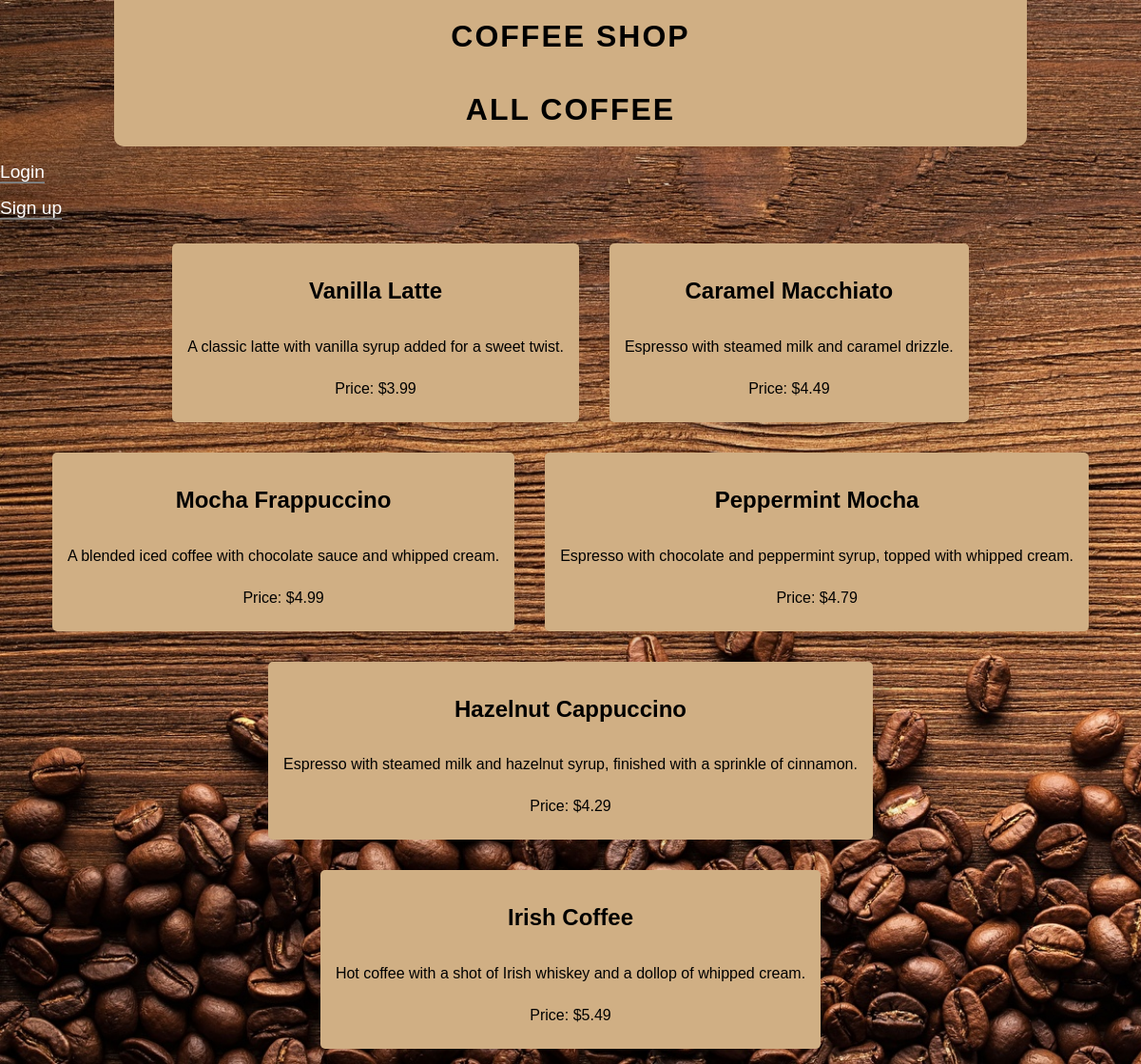
Page /coffees.php on the committed database.
### tables this page shows
CREATE TABLE `coffees` (
  `id` int(11) NOT NULL,
  `name` varchar(255) NOT NULL,
  `description` text DEFAULT NULL,
  `price` decimal(10,2) NOT NULL
);

### coffees.php (the view, shortened to what this page needs)
<?php
require_once 'header.php';
$conn = mysqli_connect(HOST, USER, PASSWD, DB);
$sql = "SELECT * FROM coffees";
$result = mysqli_query($conn, $sql);
$coffees = mysqli_fetch_all($result, MYSQLI_ASSOC);
?>
<?php if (isset($_SESSION['username'])) : ?>
    <h1 class="login-name">Hello <?php echo $_SESSION['username'] ?> !</h1>
    <p><a class="links" href="add_coffee.php">Add Coffee</a></p>
    <p><a class="links" href="logout.php">Logout</a></p>
<?php else : ?>
    <p><a class="links" href="login.php">Login</a></p>
    <p><a class="links" href="register.php">Sign up</a></p>
<?php endif; ?>
<?php if (count($coffees) == 0) : ?>
    <p>No coffees found</p>
<?php else : ?>
    <ul class="coffe-list">
        <?php foreach ($coffees as $coffee) : ?>
            <li>
                <h2><?php echo $coffee['name']; ?></h2>
                <p><?php echo $coffee['description']; ?></p>
                <p>Price: $<?php echo number_format($coffee['price'], 2); ?></p>
            </li>
        <?php endforeach; ?>
    </ul>
<?php endif; ?>

### style.css (style rules this page uses)
* { box-sizing: border-box; font-family: Arial, sans-serif; }
body { margin: 0; padding: 0; background-color: #f5f5f5; background-image: url("./images/Coffee_Grain_545482_1920x1080.jpg" ); background-repeat: no-repeat; background-size: cover; }
a { color: #007bff; text-decoration: none; }
.links { color: #ffffff; text-decoration: none; border-bottom: 2px solid #7e7e7e; transition: all 0.3s ease-in-out; font-size: 1.2rem; }
.coffe-list { list-style: none; padding: 0; display: flex; justify-content: center; align-items: center; flex-wrap: wrap; margin: 0; }
.coffe-list li { display: flex; flex-direction: column; align-items: center; justify-content: center; padding: 1rem; margin: 1rem; box-shadow: 10px 10px 20px 10px rgba(0,0,0,0.1); border-radius: 5px; background-color: #D0AF84; transition: all 0.2s ease-in-out; }
p { margin-bottom: 10px; }

### rows in the picture
coffees: name "Vanilla Latte", description "A classic latte with vanilla syrup added for a sweet twist.", price "3.99"
coffees: name "Caramel Macchiato", description "Espresso with steamed milk and caramel drizzle.", price "4.49"
coffees: name "Mocha Frappuccino", description "A blended iced coffee with chocolate sauce and whipped cream.", price "4.99"
coffees: name "Peppermint Mocha", description "Espresso with chocolate and peppermint syrup, topped with whipped cream.", price "4.79"
coffees: name "Hazelnut Cappuccino", description "Espresso with steamed milk and hazelnut syrup, finished with a sprinkle of cinnamon.", price "4.29"
coffees: name "Irish Coffee", description "Hot coffee with a shot of Irish whiskey and a dollop of whipped cream.", price "5.49"

### other values in the picture
$title "ALL COFFEE"
